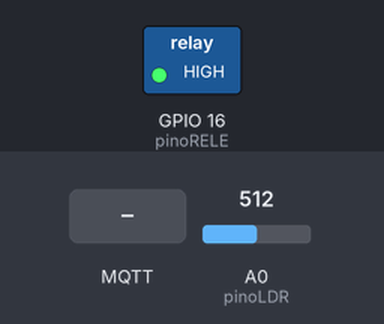
This sketch was run on a simulated ESP8266 (NodeMCU). Parts: switched loads named in the sketch (green lamp = pin HIGH). The inputs (shaded band) are chosen by the test bench; at power-on: A0 (pinoLDR) = 512. WiFi joins after 1.5 s; servers stay silent unless stated; no MQTT or app messages arrive unless stated; what the sketch prints to the serial monitor is not drawn.

Above: at 2.7 s.
2.8 s: MQTT message "LIGA" arrives on the first subscribed topic
At 4.3 s:
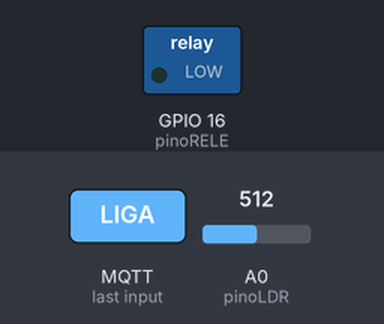
5.0 s: MQTT message "DESLIGA" arrives on the first subscribed topic
At 5.9 s:
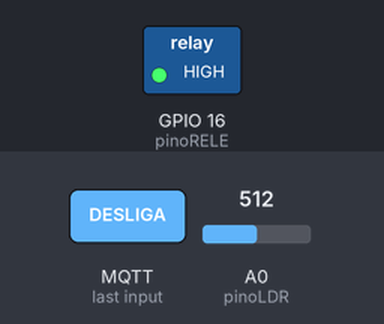
7.0 s: MQTT message "AUTO" arrives on the first subscribed topic
8.5 s: A0 (pinoLDR) set to 987
10.0 s: A0 (pinoLDR) set to 1019
At 11.1 s:
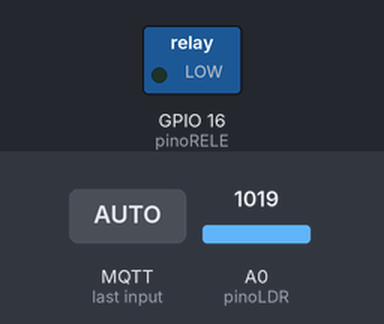
12.0 s: A0 (pinoLDR) set to 990
At 13.9 s:
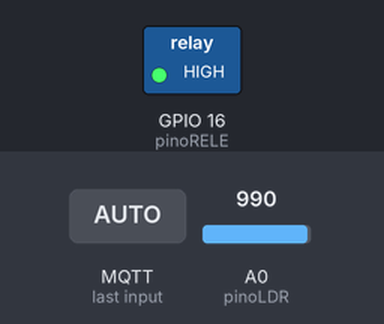
Timing chart, 0 to 15.0 s (numbered marks = the images above; inputs shaded):
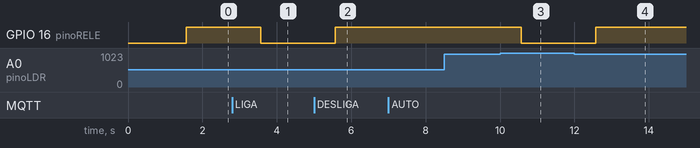

Measured:
- the behaviour switches between 1000 and 1001 on A0 (pinoLDR) (found by bisection; images 2 and 3)
- after the input at 2.8 s, GPIO 16 (pinoRELE): HIGH → LOW after 0.77 s
- after the input at 5.0 s, GPIO 16 (pinoRELE): LOW → HIGH after 0.57 s
- after the input at 7.0 s, every drawn part: stays the same
- after the input at 8.5 s, every drawn part: stays the same
- after the input at 10.0 s, GPIO 16 (pinoRELE): HIGH → LOW after 0.57 s
- after the input at 12.0 s, GPIO 16 (pinoRELE): LOW → HIGH after 0.58 s

The sketch:

Projeto-IoT.ino
```cpp
//Inclusão de bibliotecas
#include "ESP8266WiFi.h"
#include <PubSubClient.h>
#include <string>

//Parametros de conexão
const char *ssid = "Melo";            // Rede
const char *password = "124@124@me";  // Senha

//MQTT Broker
const char *mqtt_broker = "test.mosquitto.org";  // Host do broket
const char *topic = "IoT/Iluminacao";            // Topico a ser subscrito e publicado
const char *mqtt_username = "";                  // Usuario
const char *mqtt_password = "";                  // Senha
const int mqtt_port = 1883;                      // Porta

//Variáveis
bool mqttStatus = 0;                // Variável que armazena o status da conexão MQTT
int valorSensor;                    // Variável que armazena o valor do sensor LDR
String menssagemRecebida = "AUTO";  // Variável que armazena a menssagem que foi recebida via MQTT

//Objetos
WiFiClient espClient;           // Criação do objeto WifiCliente
PubSubClient client(espClient); // Criação do objeto PubSubClient

//Constantes
const int pinoRELE = 16;  // Pino digital (realiza acionamento do relé)
const int pinoLDR = A0;   // Pino analógico (realiza a leitura do sensor LDR)

//Prototipos
bool connectMQTT();                                             // Protótipo da função connectMQTT
void callback(char *topic, byte *payload, unsigned int length); // Protótipo da função callback

void setup(void) {
  Serial.begin(9600); // Define a taxa de comunicação serial

  WiFi.begin(ssid, password); // Função para conectar na rede wifi

  Serial.println();
  Serial.print("Conectando");
  while (WiFi.status() != WL_CONNECTED) { // Executa enquanto a conexão WiFi não é estabelecida
    delay(500);
    Serial.print(".");
  }
  Serial.println("");
  Serial.println("WiFi connected");

  Serial.println(WiFi.localIP()); // Imprime o IP da rede que a conexão foi realizada

  mqttStatus = connectMQTT(); // Executa a função connectMQTT e armazena o retorno na variável mqttStatus

  pinMode(pinoRELE, OUTPUT);  // Define o pino de acionamento do relé como saída (output)
  pinMode(pinoLDR, INPUT);    // Define o pino de leitura do sensor LDR como entrada (input)
}

void loop() {
  static long long pooling = 0;
  if (mqttStatus) {

    client.loop();

    if (millis() > pooling + 1000) { // Executa entre intervalos de 1 segundo
      pooling = millis();

      AcionamentoRele(); // Executa a função responsável pelo acionamento do relé
    }
  }
}

bool connectMQTT() {
  byte tentativa = 0;
  client.setServer(mqtt_broker, mqtt_port);
  client.setCallback(callback);

  do {
    String client_id = "ESP8266-";
    client_id += String(WiFi.macAddress());

    if (client.connect(client_id.c_str(), mqtt_username, mqtt_password)) { // Realiza a tentativa de conexão no broker MQTT
      Serial.println("Exito na conexão:");
      Serial.printf("Cliente %s conectado ao broker\n", client_id.c_str());
    } else {
      Serial.print("Falha ao conectar: ");
      Serial.print(client.state());
      Serial.println();
      Serial.print("Tentativa: ");
      Serial.println(tentativa);
      delay(2000);
    }
    tentativa++;
  } while (!client.connected() && tentativa < 5);

  if (tentativa < 5) {
    client.subscribe(topic);
    return 1;
  } else {
    Serial.println("Não conectado");
    return 0;
  }
}

void callback(char *topic, byte *payload, unsigned int length) {

  Serial.print("Menssagem recebida no topic: ");
  Serial.println(topic);
  Serial.print("Menssagem:");

  char buff_p[length];
  for (int i = 0; i < length; i++) {
    buff_p[i] = (char)payload[i]; // Armazena os bytes recebidos na menssagem na variável buff_p realizando a conversão para char
  }

  buff_p[length] = '\0';
  menssagemRecebida = String(buff_p); // Armazena buff_p na variável menssagemRecebida

  Serial.println(menssagemRecebida); // Imprime a menssagem recebida no display serial
}

void AcionamentoRele() {

  if (menssagemRecebida == "LIGA") {
    digitalWrite(pinoRELE, LOW);  // Se a condição for verdadeira, aciona o relé
  }

  if (menssagemRecebida == "DESLIGA") {
    digitalWrite(pinoRELE, HIGH);  // Se a condição for verdadeira, desaciona o relé
  }

  if (menssagemRecebida == "AUTO") {
    valorSensor = analogRead(pinoLDR);  // Faz a leitura do sensor LDR e armazena o valor na variável valorSensor

    if (valorSensor > 1000) {       // Verifica se o valor está acima de 1000
      digitalWrite(pinoRELE, LOW);  // Se a condição for verdadeira, aciona o relé
    } else {
      digitalWrite(pinoRELE, HIGH);  // Se a condição for falsa, desaciona o relé
    }
  }
}
```
